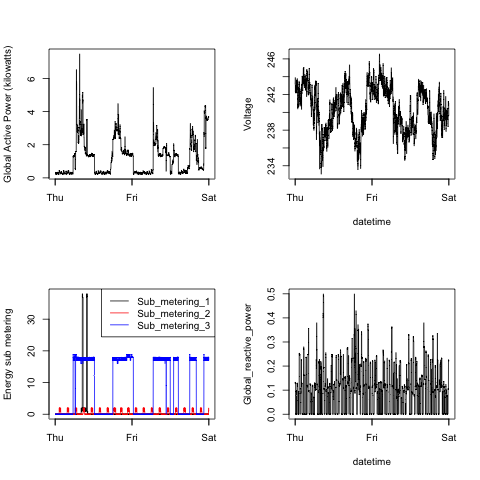

The R source for this figure:
source("plots.R")

png(filename='plot4.png')

par(mfrow=c(2,2))

plot4()

dev.off()
